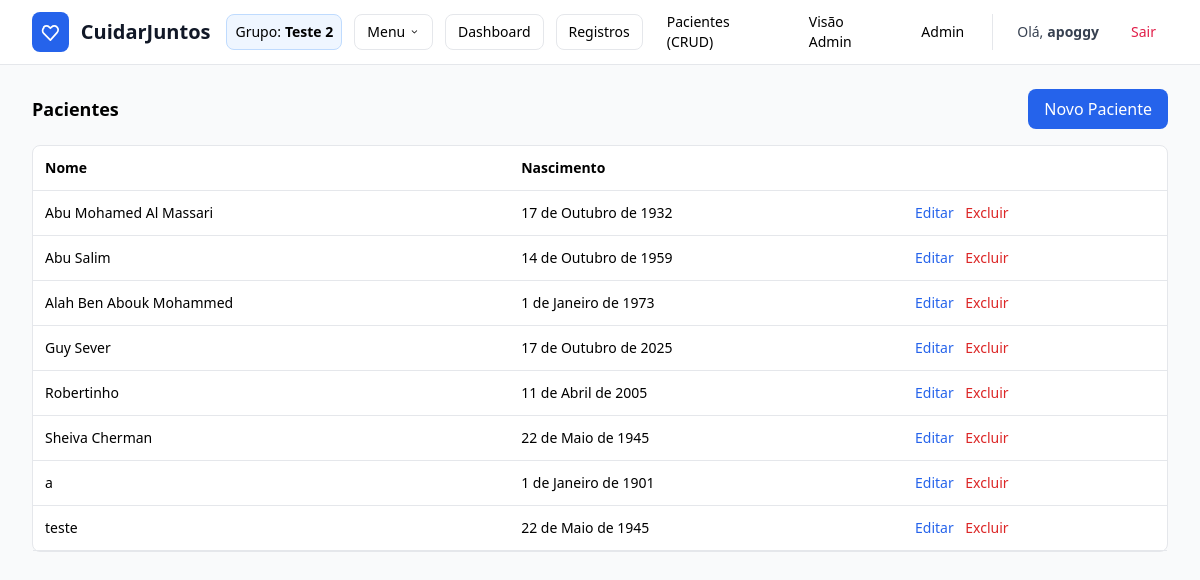
The page /care/patients/ (signed in) on the database as committed earlier.
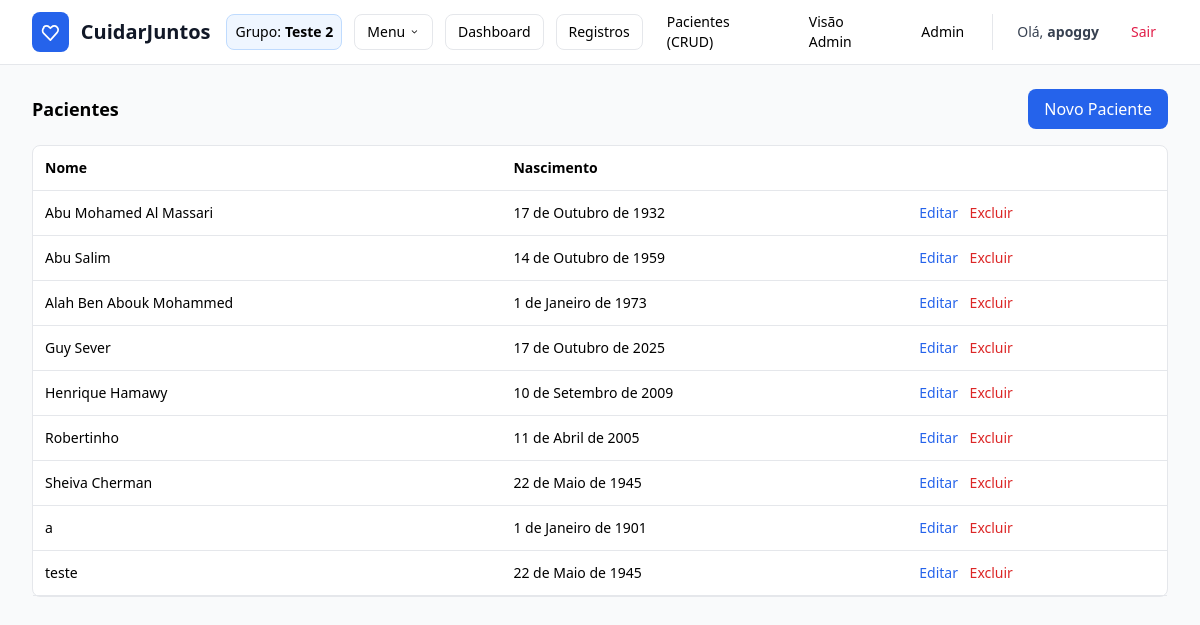
The same page on the database as committed later.
### care/models.py (models this page shows, shortened)
class Patient(models.Model):
    name = models.CharField("Nome", max_length=120)
    birth_date = models.DateField("Nascimento", null=True, blank=True)
    notes = models.TextField("Observações / Dados de saúde", blank=True)
    created_by = models.ForeignKey(
        User, on_delete=models.CASCADE, related_name="patients",
        null=True, blank=True, db_index=True
    )
    user = models.OneToOneField(
        User, on_delete=models.SET_NULL, related_name="as_patient",
        null=True, blank=True
    )

### care/views.py (the view)
# urls.py: path("patients/",                PatientList.as_view(),   name="patient-list"),
class PatientList(LoginRequiredMixin, ListView):
    model = Patient
    template_name = "care/patient_list.html"
    context_object_name = "patients"
    def get_queryset(self):
        if self.request.user.is_superuser:
            return Patient.objects.all().order_by("name")
        p = users_patient(self.request.user)
        return Patient.objects.filter(pk=p.pk) if p else Patient.objects.none()

### care/context_processors.py (called while the page is built)
def current_group(request):
    if not request.user.is_authenticated:
        return {"current_group": None, "current_group_membership": None}
    try:
        gm = GroupMembership.objects.select_related("group").get(user=request.user)
        return {"current_group": gm.group, "current_group_membership": gm}
    except GroupMembership.DoesNotExist:
        return {"current_group": None, "current_group_membership": None}

### templates/care/patient_list.html (shortened to what this page needs)
{% extends 'base.html' %}
{% block content %}
<div class="mb-4 flex items-center justify-between">
  <h2 class="text-lg font-semibold">Pacientes</h2>
  <a href="{% url 'care:patient-create' %}" class="bg-blue-600 text-white px-4 py-2 rounded-lg">Novo Paciente</a>
</div>
<div class="bg-white border rounded-lg">
  <table class="w-full text-sm">
    <thead class="text-left border-b">
      <tr><th class="p-3">Nome</th><th class="p-3">Nascimento</th><th class="p-3"></th></tr>
    </thead>
    <tbody>
      {% for p in patients %}
      <tr class="border-b">
        <td class="p-3">{{ p.name }}</td>
        <td class="p-3">{{ p.birth_date|default:"—" }}</td>
        <td class="p-3 space-x-2">
          <a class="text-blue-600" href="{% url 'care:patient-update' p.pk %}">Editar</a>
          <a class="text-red-600" href="{% url 'care:patient-delete' p.pk %}">Excluir</a>
        </td>
      </tr>
      {% empty %}
      <tr><td class="p-3 text-gray-500" colspan="3">Nenhum paciente.</td></tr>
      {% endfor %}
    </tbody>
  </table>
</div>
{% endblock %}

Rows that differ between the two databases and show on the page:
added Patient: name "Henrique Hamawy", birth_date "10 de Setembro de 2009"
